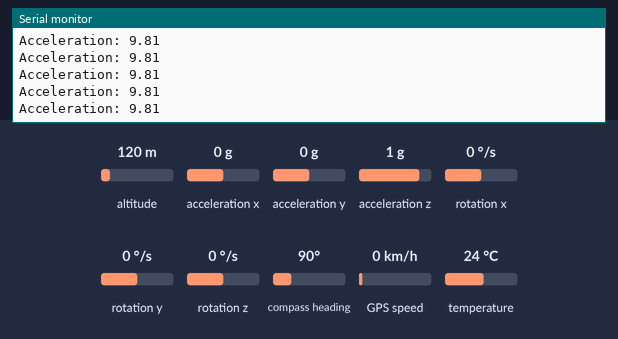
This sketch was run on a simulated ESP32. Parts: the last lines printed to the serial monitor. The test bench sets the inputs (shaded band); at power-on: acceleration x 0 g, acceleration y 0 g, acceleration z 1 g, altitude 120 m, rotation x 0 °/s, rotation y 0 °/s, rotation z 0 °/s, compass heading 90°, GPS speed 0 km/h, temperature 24 °C. The GPS gets a fix after 3 s at 37.7749, -122.4194 with 8 satellites.

Above: at 1.2 s.
1.3 s: acceleration x set to -1.4 g
At 2.01 s:
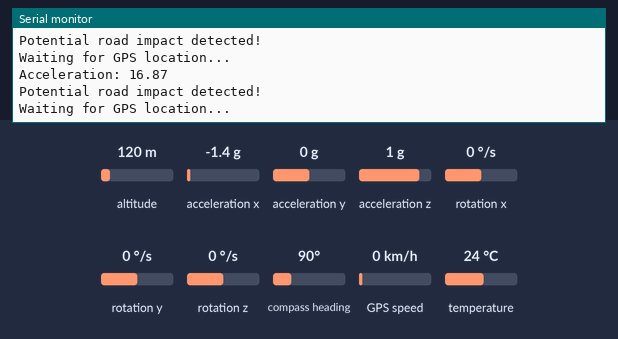
2.9 s: acceleration y set to -1.4 g
At 3.26 s:
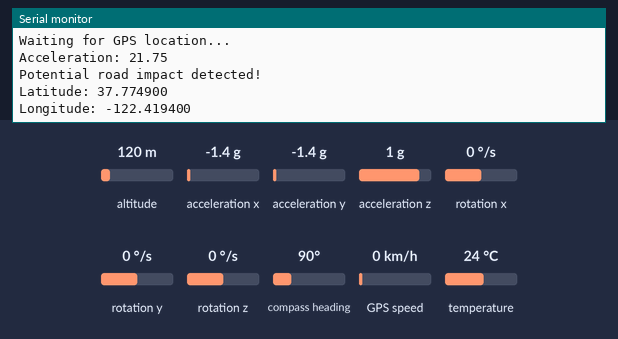
4.5 s: acceleration z set to -1.4 g
Timing chart, 0 to 7.5 s (numbered marks = the images above; inputs shaded):
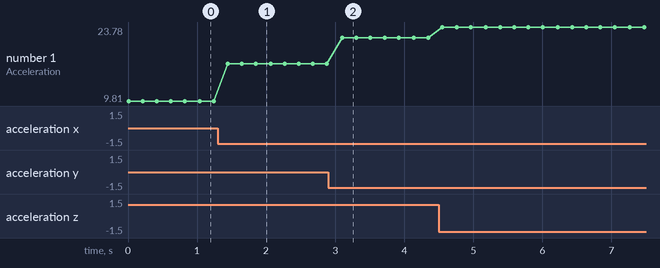

The sketch:

pothole_detection.ino
```cpp
#include <Wire.h>
#include <Adafruit_MPU6050.h>
#include <Adafruit_Sensor.h>
#include <TinyGPSPlus.h>
#include <HardwareSerial.h>

Adafruit_MPU6050 mpu;
TinyGPSPlus gps;

HardwareSerial gpsSerial(1);

#define GPS_RX 16
#define GPS_TX 17

float threshold = 15.0;

void setup() {
  Serial.begin(115200);
  Wire.begin();

  gpsSerial.begin(9600, SERIAL_8N1, GPS_RX, GPS_TX);

  if (!mpu.begin()) {
    Serial.println("MPU6050 not detected!");
    while (1) delay(10);
  }

  Serial.println("Smart Road Pothole Detection Started");
}

void loop() {
  sensors_event_t a, g, temp;
  mpu.getEvent(&a, &g, &temp);

  float acceleration =
    sqrt(a.acceleration.x * a.acceleration.x +
         a.acceleration.y * a.acceleration.y +
         a.acceleration.z * a.acceleration.z);

  while (gpsSerial.available()) {
    gps.encode(gpsSerial.read());
  }

  Serial.print("Acceleration: ");
  Serial.println(acceleration);

  if (acceleration > threshold) {
    Serial.println("Potential road impact detected!");

    if (gps.location.isValid()) {
      Serial.print("Latitude: ");
      Serial.println(gps.location.lat(), 6);

      Serial.print("Longitude: ");
      Serial.println(gps.location.lng(), 6);
    } else {
      Serial.println("Waiting for GPS location...");
    }
  }

  delay(200);
}
```

Measured:
- after the input at 1.3 s, the serial monitor: prints a new line after 0.14 s (image 1)
- after the input at 2.9 s, the serial monitor: prints a new line after 0.20 s (image 2)
- plotted number 1: 9.81 → 16.87 after the input at 1.3 s, 16.87 → 21.75 after the input at 2.9 s, 21.75 → 23.78 after the input at 4.5 s
